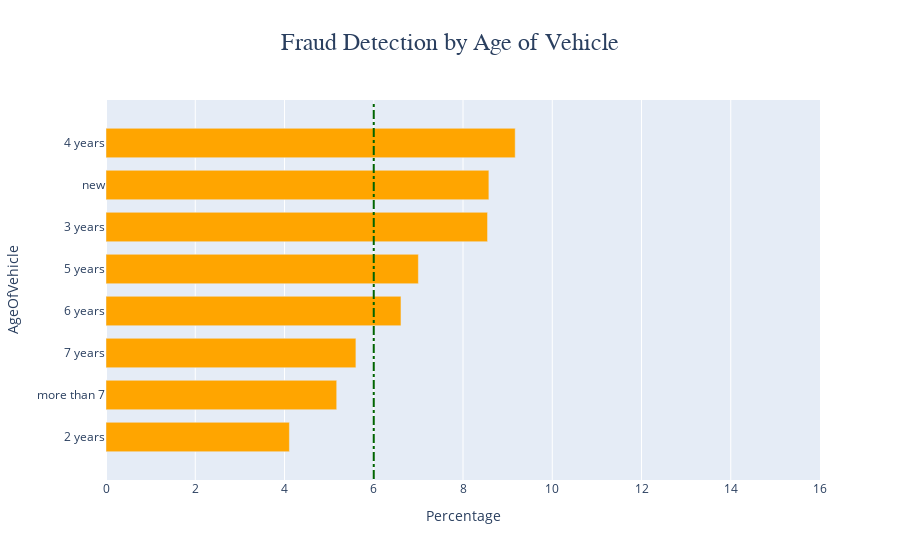

This figure's notebook cell:
### Markdown cell above
##### **2.2.6 Fraud Detection by Age of Vehicle** 🚗⏳🔍📊

### Code cell
# Age of Vehicle
df_counts_ageofvehicle = df_viz['AgeOfVehicle'].value_counts().sort_index()
df_counts_fraud6 = df_fraud['AgeOfVehicle'].value_counts().sort_index()
df_percentages_fraud6 = pd.DataFrame(round((df_counts_fraud6 / df_counts_ageofvehicle) * 100, 2)).fillna(0).reset_index()

df_percentages_fraud6.columns = ['AgeOfVehicle', 'Fraud %']
df_percentages_fraud6 = df_percentages_fraud6.sort_values(by=['Fraud %'])

# Bar Chart
fig = go.Figure()

fig.add_trace(go.Bar(x=df_percentages_fraud6['Fraud %'], y=df_percentages_fraud6['AgeOfVehicle'], orientation='h',
    marker_color='rgb(255, 165, 0)'))

fig.update_layout(
    title={
        'text': 'Fraud Detection by Age of Vehicle',
        'x':0.5,
        'font': {'family': "Arial, sans-serif", 'size': 24}
    })

fig.update_layout(
    xaxis=dict(title='Percentage', range=[0, 16], dtick=2), yaxis=dict(title='AgeOfVehicle'), legend=dict(title='Outcome'), bargap=0.3)

fig.add_shape(
    type="line",
    x0=6,
    y0=-1,
    x1=6,
    y1=8,
    line=dict(
        color="rgba(0, 100, 0, 1)",
        width=2,
        dash="dashdot", 
    ),
)

fig.show()

### Figure 1 — Plotly figure (JSON) as saved in the notebook; plotly's stock layout.template omitted (floating-point values rounded to 4 significant figures)
{"data": [{"marker": {"color": "rgb(255, 165, 0)"}, "orientation": "h", "type": "bar", "x": [4.11, 5.17, 5.6, 6.61, 7, 8.55, 8.58, 9.17], "y": ["2 years", "more than 7", "7 years", "6 years", "5 years", "3 years", "new", "4 years"]}], "layout": {"bargap": 0.3, "legend": {"title": {"text": "Outcome"}}, "shapes": [{"line": {"color": "rgba(0, 100, 0, 1)", "dash": "dashdot", "width": 2}, "type": "line", "x0": 6, "x1": 6, "y0": -1, "y1": 8}], "title": {"font": {"family": "Arial, sans-serif", "size": 24}, "text": "Fraud Detection by Age of Vehicle", "x": 0.5}, "xaxis": {"dtick": 2, "range": [0, 16], "title": {"text": "Percentage"}}, "yaxis": {"title": {"text": "AgeOfVehicle"}}}}
